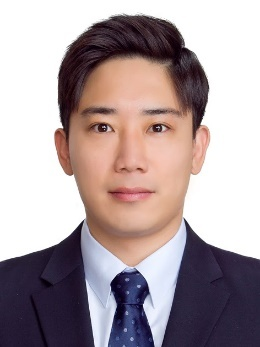
#> input picture god.jpg, 260 x 347 px, found by its file name
$ python 4-3.py
#> lines starting #> are read from the running program, lines starting #| are printed output that depends on the picture; after the words box and inside, x2 and y2 are one past the last pixel; in counts of white or black regions, pixels touching at a corner belong together
import cv2 as cv
import numpy as np

img = cv.imread('god.jpg')
#> img is the input picture: shape (347, 260, 3); mean B, G, R 161.9, 159.2, 173.6
gray = cv.cvtColor(img, cv.COLOR_BGR2GRAY)
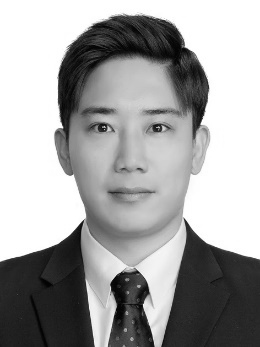
#> gray: shape (347, 260); min 3, max 255, mean 163.9
canny = cv.Canny(gray, 100, 200)
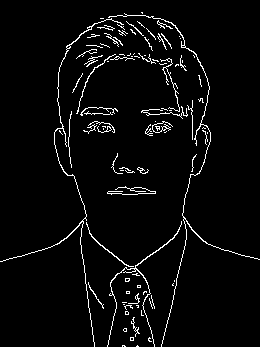
#> canny: shape (347, 260); 3.8% white in thin lines or dots

contour, hierachy = cv.findContours(canny, cv.RETR_LIST, cv.CHAIN_APPROX_NONE)
#> contour = 118 contours, 112 with area under 20; largest, box (x1, y1, x2, y2) and area: (0, 18, 124, 347) 86, (108, 13, 260, 347) 74, (107, 221, 182, 347) 67, (86, 222, 134, 267) 34, (152, 121, 173, 133) 24, (76, 54, 116, 114) 22

lcontour = []
for i in range(len(contour)):
    if contour[i].shape[0] > 100:
        lcontour.append(contour[i])
#> this loop made 118 passes
#> after the loop, lcontour = 10 contours, 4 with area under 20; largest, box (x1, y1, x2, y2) and area: (0, 18, 124, 347) 86, (108, 13, 260, 347) 74, (107, 221, 182, 347) 67, (86, 222, 134, 267) 34, (152, 121, 173, 133) 24, (76, 54, 116, 114) 22

cv.drawContours(img, lcontour, -1, (0, 255, 0), 3)
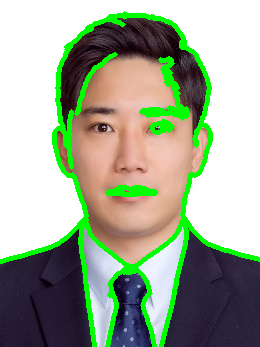
#> img: shape (347, 260, 3); 9.81% of pixels changed, all inside (x1, y1, x2, y2) = (0, 11, 260, 347)

cv.imshow('Original with contours', img)
cv.imshow('Canny', canny)

cv.waitKey()
cv.destroyAllWindows()
